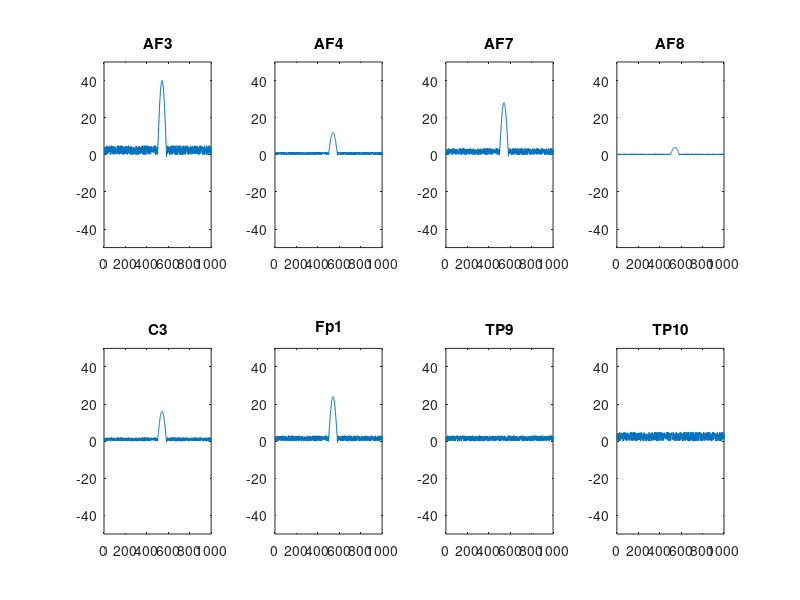

The MATLAB script that drew this image: (Note: this script raises an error after producing the figure.)
% rereference demonstration to see the impact of rereferencing on data
% note, this demo uses fake data that has a clear component on Channel 1, AF3, but nowhere else
% make by O. Krigolson, Feb 2019
% note, the effect is maximal on Channel 1 but present on Channels 2 AF4,3 AF7,4 AF8,7 C3,
% and 35 Fp1 to some extent. Channels TP9 63 and TP10 60 are also plotted

clear all;
close all;
clc;

load('rereferenceDemoData.mat');

originalData = EEG.data;
timePoints = [1:1:1000];
reference1 = {'TP9' 'TP10'};
reference2 = {'AF3' 'AF4'};
reference3 = {'AVERAGE'};

% lets look at the data before we do anything
figure;
subplot(2,4,1);
plot(timePoints,originalData(1,:));
ylim([-50 50]);
title('AF3');
subplot(2,4,2);
plot(timePoints,originalData(2,:));
ylim([-50 50]);
title('AF4');
subplot(2,4,3);
plot(timePoints,originalData(3,:));
ylim([-50 50]);
title('AF7');
subplot(2,4,4);
plot(timePoints,originalData(4,:));
ylim([-50 50]);
title('AF8');
subplot(2,4,5);
plot(timePoints,originalData(7,:));
ylim([-50 50]);
title('C3');
subplot(2,4,6);
plot(timePoints,originalData(35,:));
ylim([-50 50]);
title('Fp1');
subplot(2,4,7);
plot(timePoints,originalData(63,:));
ylim([-50 50]);
title('TP9');
subplot(2,4,8);
plot(timePoints,originalData(60,:));
ylim([-50 50]);
title('TP10');

pause;

% now, what happens when we reference to the average of the mastoids
reference1Data = doRereference(originalData,reference1,EEG.chanlocs);
figure;
subplot(2,4,1);
plot(timePoints,originalData(1,:));
hold on;
plot(timePoints,reference1Data(1,:));
hold off;
ylim([-50 50]);
title('Average Mastoid: AF3');
subplot(2,4,2);
plot(timePoints,originalData(2,:));
hold on;
plot(timePoints,reference1Data(2,:));
hold off;
ylim([-50 50]);
title('Average Mastoid: AF4');
subplot(2,4,3);
plot(timePoints,originalData(3,:));
hold on;
plot(timePoints,reference1Data(3,:));
hold off;
ylim([-50 50]);
title('Average Mastoid: AF7');
subplot(2,4,4);
plot(timePoints,originalData(4,:));
hold on;
plot(timePoints,reference1Data(4,:));
hold off;
ylim([-50 50]);
title('Average Mastoid: AF8');
subplot(2,4,5);
plot(timePoints,originalData(7,:));
hold on;
plot(timePoints,reference1Data(7,:));
hold off;
ylim([-50 50]);
title('Average Mastoid: C3');
subplot(2,4,6);
plot(timePoints,originalData(35,:));
hold on;
plot(timePoints,reference1Data(35,:));
hold off;
ylim([-50 50]);
title('Average Mastoid: Fp1');
subplot(2,4,7);
plot(timePoints,originalData(63,:));
hold on;
plot(timePoints,reference1Data(63,:));
hold off;
ylim([-50 50]);
title('Average Mastoid: TP9');
subplot(2,4,8);
plot(timePoints,originalData(60,:));
hold on;
plot(timePoints,reference1Data(60,:));
hold off;
ylim([-50 50]);
title('Average Mastoid: TP10');

pause;
% now, what happens when we reference to the average of the mastoids
reference2Data = doRereference(originalData,reference2,EEG.chanlocs);
figure;
subplot(2,4,1);
plot(timePoints,originalData(1,:));
hold on;
plot(timePoints,reference2Data(1,:));
hold off;
ylim([-50 50]);
title('Average AF3 AF4: AF3');
subplot(2,4,2);
plot(timePoints,originalData(2,:));
hold on;
plot(timePoints,reference2Data(2,:));
hold off;
ylim([-50 50]);
title('Average AF3 AF4: AF4');
subplot(2,4,3);
plot(timePoints,originalData(3,:));
hold on;
plot(timePoints,reference2Data(3,:));
hold off;
ylim([-50 50]);
title('Average AF3 AF4: AF7');
subplot(2,4,4);
plot(timePoints,originalData(4,:));
hold on;
plot(timePoints,reference2Data(4,:));
hold off;
ylim([-50 50]);
title('Average AF3 AF4: AF8');
subplot(2,4,5);
plot(timePoints,originalData(7,:));
hold on;
plot(timePoints,reference2Data(7,:));
hold off;
ylim([-50 50]);
title('Average AF3 AF4: C3');
subplot(2,4,6);
plot(timePoints,originalData(35,:));
hold on;
plot(timePoints,reference2Data(35,:));
hold off;
ylim([-50 50]);
title('Average AF3 AF4: Fp1');
subplot(2,4,7);
plot(timePoints,originalData(63,:));
hold on;
plot(timePoints,reference2Data(63,:));
hold off;
ylim([-50 50]);
title('Average AF3 AF4: TP9');
subplot(2,4,8);
plot(timePoints,originalData(60,:));
hold on;
plot(timePoints,reference2Data(60,:));
hold off;
ylim([-50 50]);
title('Average AF3 AF4: TP10');

pause;
% now, what happens when we reference to the average of the mastoids
reference3Data = doRereference(originalData,reference3,EEG.chanlocs);
figure;
subplot(2,4,1);
plot(timePoints,originalData(1,:));
hold on;
plot(timePoints,reference3Data(1,:));
hold off;
ylim([-50 50]);
title('Average Reference: AF3');
subplot(2,4,2);
plot(timePoints,originalData(2,:));
hold on;
plot(timePoints,reference3Data(2,:));
hold off;
ylim([-50 50]);
title('Average Reference: AF4');
subplot(2,4,3);
plot(timePoints,originalData(3,:));
hold on;
plot(timePoints,reference3Data(3,:));
hold off;
ylim([-50 50]);
title('Average Reference: AF7');
subplot(2,4,4);
plot(timePoints,originalData(4,:));
hold on;
plot(timePoints,reference3Data(4,:));
hold off;
ylim([-50 50]);
title('Average Reference: AF8');
subplot(2,4,5);
plot(timePoints,originalData(7,:));
hold on;
plot(timePoints,reference3Data(7,:));
hold off;
ylim([-50 50]);
title('Average Reference: C3');
subplot(2,4,6);
plot(timePoints,originalData(35,:));
hold on;
plot(timePoints,reference3Data(35,:));
hold off;
ylim([-50 50]);
title('Average Reference: Fp1');
subplot(2,4,7);
plot(timePoints,originalData(63,:));
hold on;
plot(timePoints,reference3Data(63,:));
hold off;
ylim([-50 50]);
title('Average Reference: TP9');
subplot(2,4,8);
plot(timePoints,originalData(60,:));
hold on;
plot(timePoints,reference3Data(60,:));
hold off;
ylim([-50 50]);
title('Average Reference: TP10');